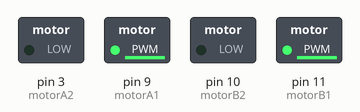
Bench run of a sketch on a simulated Arduino Uno, built with avr-gcc and run on an emulated ATmega328P. On the bench: switched loads named in the sketch (green lamp = pin HIGH).

Above: at 0.1 s.
Timing chart, 0 to 1.6 s (numbered marks = the images above):
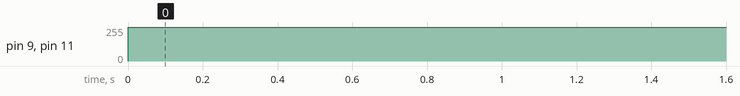

The sketch:

CarrinhoTrabalhoSUpervisionado2_AndaPrafrente.ino
```cpp
// Define os pinos de utilização do Driver L298.
#define motorA1 9    // Pin  5 of L293
#define motorA2 3    // Pin  6 of L293
#define motorB1 11   // Pin 10 of L293
#define motorB2 10   // Pin 9 of L293
#include <Servo.h>

// Variáveis Úteis
int vSpeed = 254;   // Define velocidade padrão 0 < x < 255.

void setup() {
  // Inicializa as portas como entrada e saída.
  pinMode(motorA1, OUTPUT);
  pinMode(motorA2, OUTPUT);
  pinMode(motorB1, OUTPUT);
  pinMode(motorB2, OUTPUT);
}

void loop() {
  analogWrite(motorB1, vSpeed);
  analogWrite(motorA1, vSpeed);
  analogWrite(motorA2, 0);
  analogWrite(motorB2, 0);
}
```

Measured:
- by itself, pin 9 (motorA1), pin 11 (motorB1): 0/255 → 254/255 at 0.00 s
